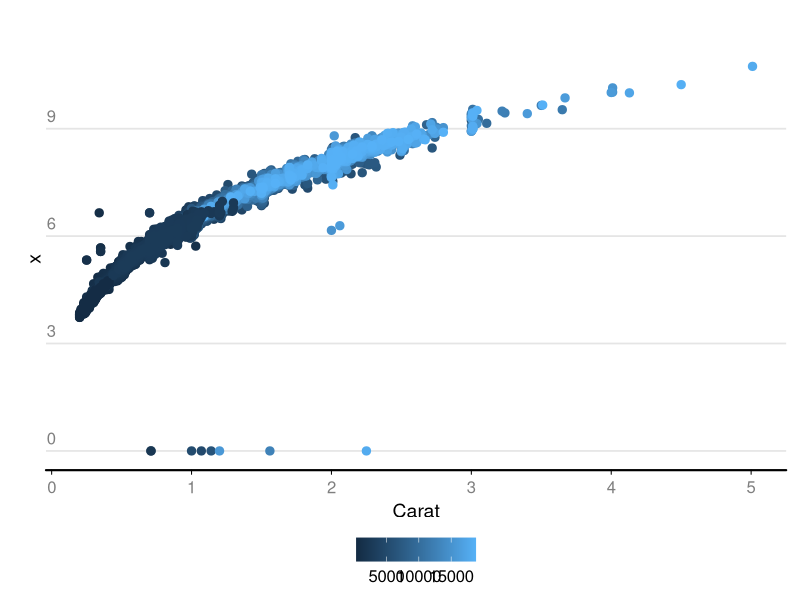

Write R code to recreate this figure.

  # Create new theme
  library(ggplot2)
  theme_tanutama <- function(base_size = 11, base_family = "", base_line_size = base_size/22, 
                            base_rect_size = base_size/22) {
    theme_void(base_size = base_size, base_family = base_family, 
               base_line_size = base_line_size, base_rect_size = base_rect_size) %+replace% 
      theme(
        plot.margin = grid::unit(c(3,10,10,20),"pt"),
        plot.title    = element_text(face="bold",size=18,vjust=15,hjust=0),
        plot.subtitle = element_text(face="bold",size=14,vjust=18,hjust=0),  # this is y-axis title
        axis.title = element_text(),
        axis.title.y = element_text(vjust=1.25, angle = 90, size=14),
        axis.title.x = element_text(margin=margin(7,0,7,0),size=14),
        axis.text  = element_text(colour="gray50"),
        axis.text.y= element_text(vjust=-0.5,size=12,margin=margin(0,-10,0,0)),
        axis.text.x= element_text(vjust=-0.5,size=12),
        axis.line.x= element_line(size=0.75),
        axis.ticks.x = element_line(),
        axis.ticks.length = unit(3, "pt"),
        panel.grid.major.y = element_line(colour="gray90",size=0.6),
        panel.grid.minor.y = element_blank(),
        panel.grid.major.x = element_blank(),
        panel.grid.minor.x = element_blank(),
        legend.title = element_blank(),
        #legend.position=c(0,1.05),  
        #legend.justification = c(0,0),
        legend.position = "bottom",
        legend.direction = "horizontal",
        legend.background = element_blank(),
        legend.text = element_text(size=12),
        legend.spacing.x = unit(10, "pt"),
        legend.margin=margin(t = 0, unit='cm')
      ) 
    }
    
  test <- ggplot(data=diamonds, aes(carat,x,color=price)) + 
    geom_point(size=2.5) + 
    labs(title="Diamond Size and Value",
         subtitle="x-dimension") +
    xlab("Carat") +
    scale_color_continuous(name = "Diamond price") +
    theme_tanutama()
  